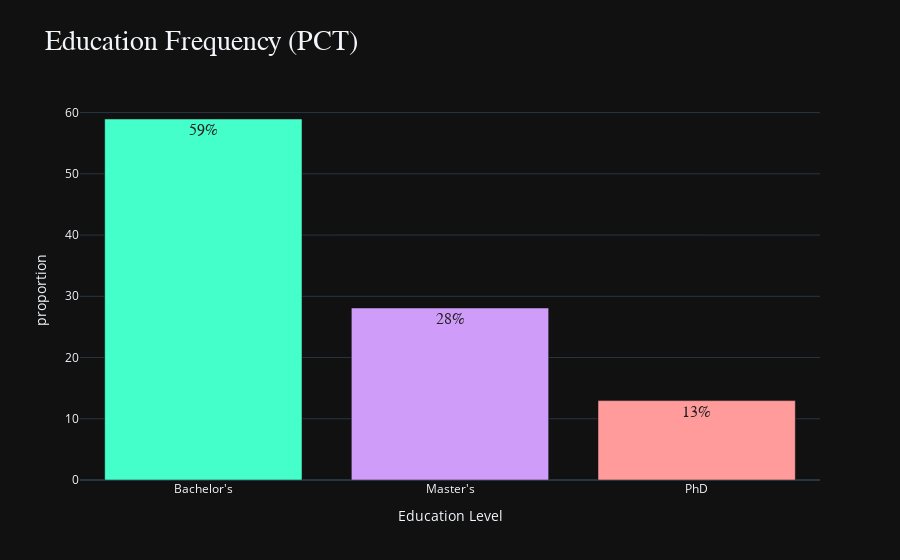

Notebook code cell kept with this figure:
### Code cell
fig = px.bar(data_frame = education,
             x = education.index,
             y = education,
             color = education.index,
             title = "Education Frequency (PCT)",
             color_discrete_sequence=["#45FFCA", "#D09CFA", "#FF9B9B"],
             labels= {"index" :"Education", "y": "Frequency in PCT(%)"},
             template="plotly_dark",
             text = education.apply(lambda x: f"{x:0.0f}%"))

custome_layout()

fig.update_traces(
    textfont = {
        "size" : 16,
        "family" :"arial",
        "color": "#222"
    },
    hovertemplate = "Education: %{x}<br>Percentage: %{y:0.1f}%",
)

iplot(fig)

### Figure 1 — Plotly figure (JSON) as saved in the notebook; plotly's stock layout.template omitted (floating-point values rounded to 4 significant figures)
{"data": [{"hovertemplate": "Education: %{x}<br>Percentage: %{y:0.1f}%", "legendgroup": "Bachelor's", "marker": {"color": "#45FFCA", "pattern": {"shape": ""}}, "name": "Bachelor's", "orientation": "v", "showlegend": true, "text": ["59%"], "textfont": {"color": "#222", "family": "arial", "size": 16}, "textposition": "auto", "type": "bar", "x": ["Bachelor's"], "xaxis": "x", "y": [58.95], "yaxis": "y"}, {"hovertemplate": "Education: %{x}<br>Percentage: %{y:0.1f}%", "legendgroup": "Master's", "marker": {"color": "#D09CFA", "pattern": {"shape": ""}}, "name": "Master's", "orientation": "v", "showlegend": true, "text": ["28%"], "textfont": {"color": "#222", "family": "arial", "size": 16}, "textposition": "auto", "type": "bar", "x": ["Master's"], "xaxis": "x", "y": [28.09], "yaxis": "y"}, {"hovertemplate": "Education: %{x}<br>Percentage: %{y:0.1f}%", "legendgroup": "PhD", "marker": {"color": "#FF9B9B", "pattern": {"shape": ""}}, "name": "PhD", "orientation": "v", "showlegend": true, "text": ["13%"], "textfont": {"color": "#222", "family": "arial", "size": 16}, "textposition": "auto", "type": "bar", "x": ["PhD"], "xaxis": "x", "y": [12.96], "yaxis": "y"}], "layout": {"barmode": "relative", "hoverlabel": {"bgcolor": "#111", "font": {"family": "arial", "size": 16}}, "legend": {"title": {"text": "Education Level"}, "tracegroupgap": 0}, "showlegend": false, "title": {"font": {"family": "tahoma", "size": 28}, "text": "Education Frequency (PCT)"}, "xaxis": {"anchor": "y", "categoryarray": ["Bachelor's", "Master's", "PhD"], "categoryorder": "array", "domain": [0, 1], "title": {"text": "Education Level"}}, "yaxis": {"anchor": "x", "domain": [0, 1], "title": {"text": "proportion"}}}}
